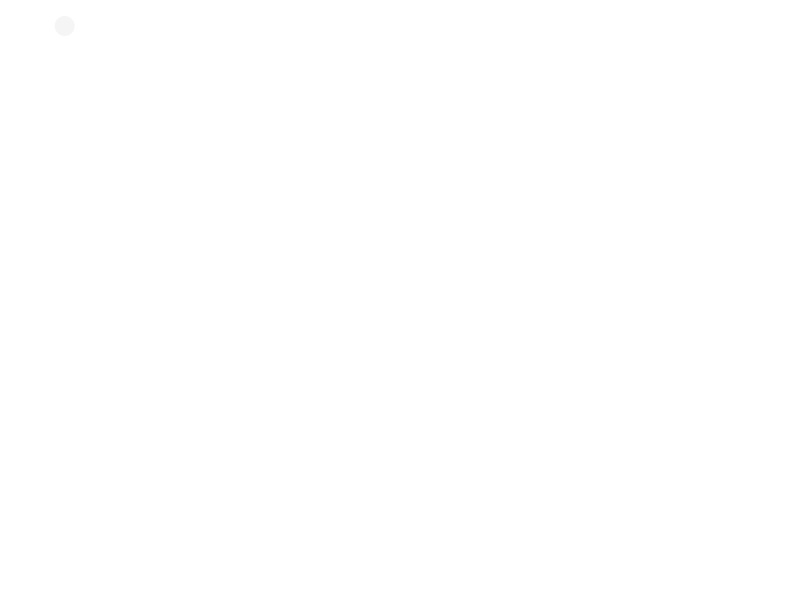
Frame 1 (no input)
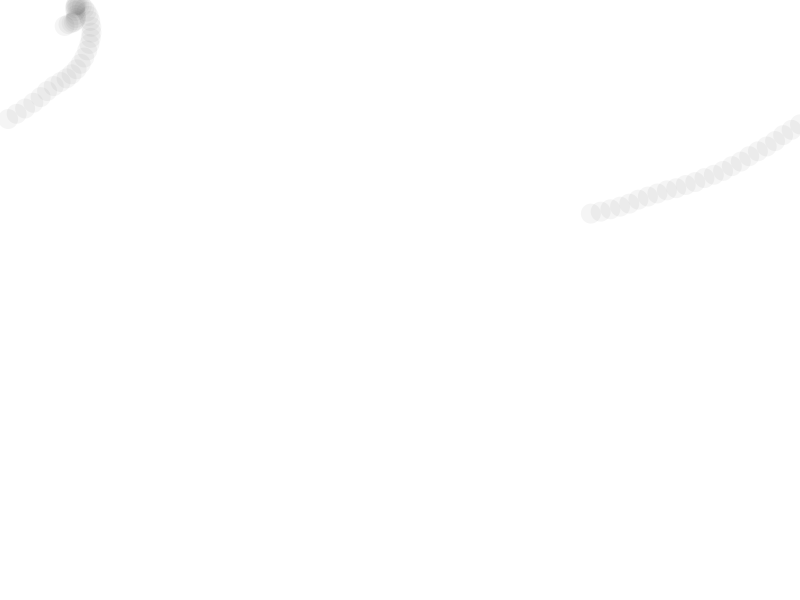
Frame 60 (the mouse pressed at the canvas centre just before this capture)
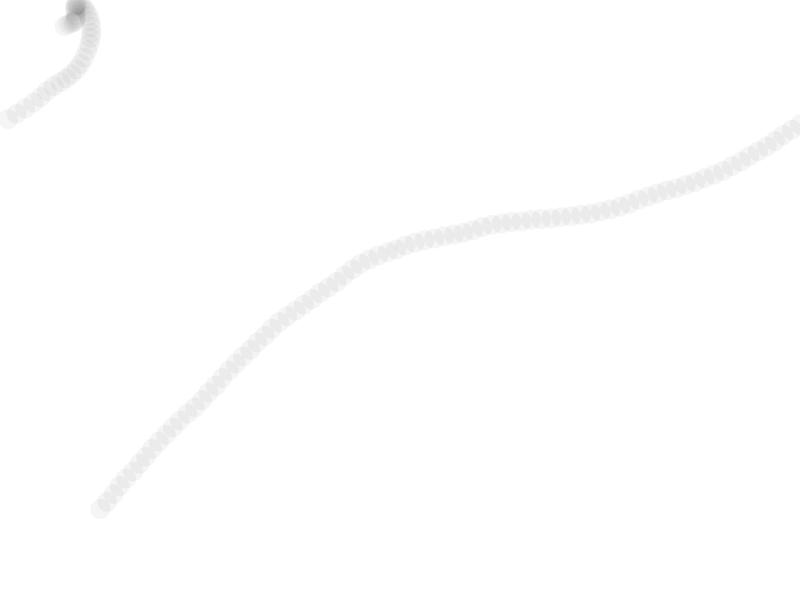
Frame 120 (the mouse held since frame 60 and released just before this capture)

The Processing sketch that drew these frames (run headless with seeded random() and noise(); from frame 60 on, the mouse is pressed at the canvas centre):

// Processing sketch: vector_fields
// ── vector_fields.pde
int vitesseMax = 10;
int accelerationMax = 10;
Particule p = new Particule();
int diametre = 20;

int lignes = 100;
int colonnes = 100;
PVector[][] grille = new PVector[colonnes][lignes];

int largeurCellule;
int hauteurCellule;

void setup() {
  size(800, 600);

  largeurCellule = width / colonnes;
  hauteurCellule = height / lignes;

  background(255, 255, 255);

  float theta;

  for (int x = 0; x < colonnes; x++) {
    for (int y = 0; y < lignes; y++) {
      theta = noise(x, y) * TWO_PI;
      grille[x][y] = PVector.fromAngle(theta);
    }
  }
}

void draw() {
  noStroke();
  fill(0, 0, 0, 10);
  ellipse(p.position.x, p.position.y, diametre, diametre);

  int haut;
  int bas;
  int gauche;
  int droite;

  for (int x = 0; x < colonnes; x++) {
    for (int y = 0; y < lignes; y++) {
      gauche = x * largeurCellule;
      droite = x * largeurCellule + largeurCellule;

      haut = y * hauteurCellule;
      bas = y * hauteurCellule + hauteurCellule;

      if (p.position.x >= gauche
        && p.position.x < droite
        && p.position.y >= haut
        && p.position.y < bas) {
        p.acceleration = grille[x][y];
      }
    }
  }

  p.update();
}

void keyPressed() {
  if (key == CODED) {
    if (keyCode == UP) {
      p.acceleration.add(new PVector(0, -1));
      p.acceleration.limit(accelerationMax);
    }

    if (keyCode == DOWN) {
      p.acceleration.add(new PVector(0, 1));
      p.acceleration.limit(accelerationMax);
    }

    if (keyCode == LEFT) {
      p.acceleration.add(new PVector(-1, 0));
      p.acceleration.limit(accelerationMax);
    }

    if (keyCode == RIGHT) {
      p.acceleration.add(new PVector(1, 0));
      p.acceleration.limit(accelerationMax);
    }
  }
}


// ── Particule.pde
class Particule {
  PVector position = new PVector();
  PVector velocite = new PVector();
  PVector acceleration = new PVector();

  Particule() {
    position.x = random(0, width);
    position.y = random(0, height);
    velocite.x = random(-5, +5);
    velocite.y = random(-5, +5);
    acceleration.x = random(-1, +1);
    acceleration.y = random(-1, +1);
  }

  void update() {
    velocite.add(acceleration);
    velocite.limit(vitesseMax);
    position.add(velocite);
    checkBorders2();
  }

  void checkBorders() {
    if (position.x < 0 || position.x > width) {
      acceleration.x = -acceleration.x;
      velocite.x = -velocite.x;
    }

    if (position.y < 0 || position.y > height) {
      acceleration.y = -acceleration.y;
      velocite.y = -velocite.y;
    }
  }

  void checkBorders2() {
    if (position.x < 0) {
      position.x = width;
    }

    if (position.x > width) {
      position.x = 0;
    }

    if (position.y < 0) {
      position.y = height;
    }

    if (position.y > height) {
      position.y = 0;
    }
  }
}
